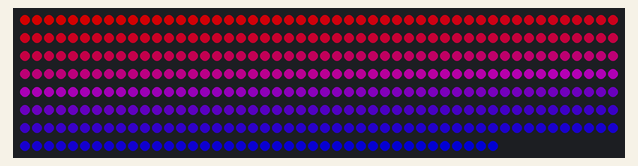
Simulated run of this sketch. Board: Arduino Uno, built with avr-gcc and run on an emulated ATmega328P. Parts: 390 RGB LEDs in strip order, left to right, continuing on the next row. Dim RGB values are drawn brighter than linear.

Above: at 6.1 s.

The sketch:

spacesLED.ino
```cpp
#include <Adafruit_NeoPixel.h>

#define FEED_TIME 1000

#define PIN 6
#define NUM_LEDS 390

Adafruit_NeoPixel strip = Adafruit_NeoPixel(NUM_LEDS, PIN, NEO_GRB + NEO_KHZ800);

void setup() {
  // put your setup code here, to run once:
  Serial.begin(250000); //note that the baud doesn't do anything on chips with an integrated usb

  strip.begin();
  strip.show();

  startup();
}

//char inbuf[NUM_LEDS*3];

void loop() {
  updateAndShow();
}

void startup(){
  //start with a slow fill and then transistion to a breathe anaimation
  uint8_t b, r;
  for(uint16_t i=0; i<NUM_LEDS; i++){
    r = (127.0 * (NUM_LEDS - i) ) / NUM_LEDS;
    b = (127.0 * i) / NUM_LEDS;
    strip.setPixelColor(i, strip.Color(r, 0, b));
    strip.show();
    //delay(50);
  }
}

unsigned int index = 0; //track the led
unsigned char r, g, b, s, incoming;

void updateAndShow(){
  bool done = false; //loop until done == 1, which happens either on 0 or index = NUM_LEDS*3
  unsigned long feedTime = millis();
  unsigned char incoming;
  while(!done){
    if(Serial.available() > 0){
      feedTime = millis(); //feed the watchdog

      incoming = Serial.read();

      if(incoming != 0){
        // load in new color values
        // note that they come in as r0 g0 b0 r1 g1 b1 etc...
        // so we must make sure that we are indexing them correctly
        /*
         * index :: 0 1 2 ! 3 4 5 !
         * s=i%3 :: 0 1 2 ! 0 1 2 !
         */

        s = index % 3;
        switch(s){
          case 0:
            r = incoming - 1;
            break;
          case 1:
            g = incoming - 1;
            break;
          case 2:
            b = incoming - 1;
        }

        index += 1;
        if(s == 2){
          strip.setPixelColor( (index / 3), strip.Color(r, g, b));
        }
      } else {
        index = 0;
      }
    }
    else{
      if(millis() - feedTime > FEED_TIME){

        //set the inbuf to 1s
        for(int i=0; i<NUM_LEDS; i++){
          //turn off the leds since we are not getting anything over serial
          strip.setPixelColor(i, strip.Color(0, 0, 0) );
        }
        //and signal done
        done = true;

        //and reset the index
        index = 0;
      }
    }

    if(index == NUM_LEDS*3 - 1){
      done = true;
      index = 0;
    }
  }
  strip.show();
}
```
